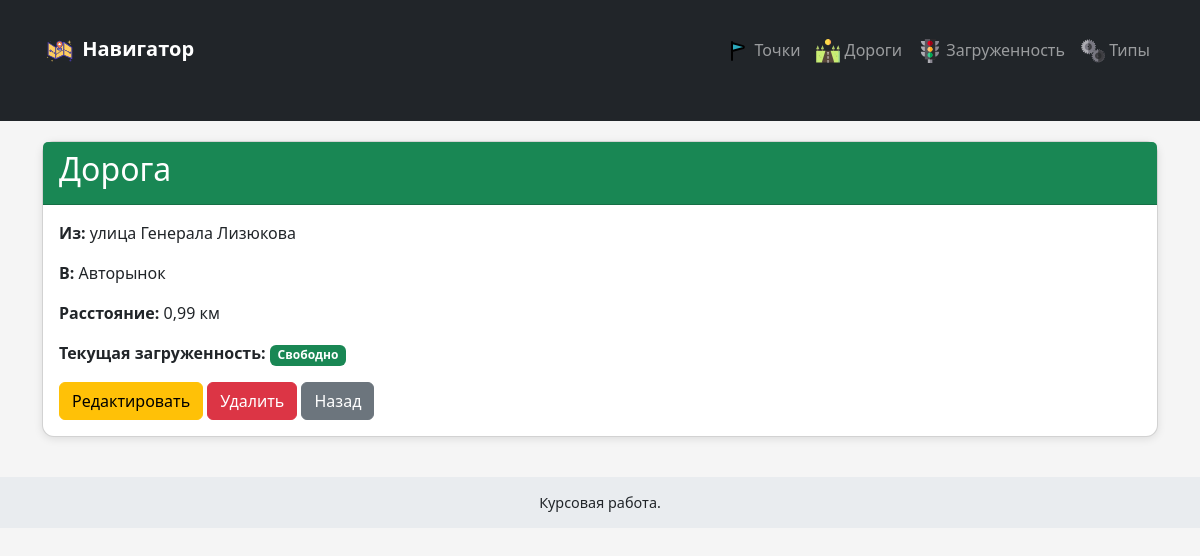
/roads/49/, run on the app's committed database.
### traffic/models.py (models this page shows, shortened)
class RoadSegment(models.Model):
    point_a = models.ForeignKey(Location, on_delete=models.CASCADE, related_name='road_segment_start', verbose_name="Точка А")
    point_b = models.ForeignKey(Location, on_delete=models.CASCADE, related_name='road_segment_end', verbose_name="Точка B")
    distance_km = models.FloatField(verbose_name="Расстояние (км)")
    class Meta:
        verbose_name = 'Отрезок пути'
        verbose_name_plural = 'Отрезки пути'
        unique_together = ('point_a', 'point_b')

class Location(models.Model):
    name = models.CharField(max_length=100, verbose_name="Название")
    latitude = models.FloatField(verbose_name="Широта")
    longitude = models.FloatField(verbose_name="Долгота")
    class Meta:
        verbose_name = 'Населённый пункт'
        verbose_name_plural = 'Населённые пункты'
        unique_together = ('latitude', 'longitude')

class Traffic(models.Model):
    road_segment = models.OneToOneField(
        RoadSegment,
        on_delete=models.CASCADE,
        related_name='traffic',
        verbose_name="Отрезок пути"
    )
    congestion_type = models.ForeignKey(CongestionType, on_delete=models.PROTECT, verbose_name="Тип загруженности")
    last_updated = models.DateTimeField(auto_now=True, verbose_name="Последнее обновление")
    class Meta:
        verbose_name = 'Загруженность дороги'
        verbose_name_plural = 'Загруженность дорог'

class CongestionType(models.Model):
    name = models.CharField(max_length=50, verbose_name="Название типа")
    time_coefficient = models.FloatField(default=1.0, verbose_name="Коэффициент времени")
    class Meta:
        verbose_name = 'Тип загруженности'
        verbose_name_plural = 'Типы загруженности'

### traffic/views.py (the view, shortened to what this page needs)
    def handler(request, pk=None):
        if pk is not None:
            obj = get_object_or_404(model, pk=pk)
            if model == Traffic:
                obj = get_object_or_404(Traffic.objects.select_related('road_segment', 'congestion_type'), pk=pk)
            elif model == RoadSegment:
                obj = get_object_or_404(RoadSegment.objects.select_related('point_a', 'point_b', 'traffic__congestion_type'), pk=pk)
            return render(request, f'traffic/detail_{template_base}.html', {template_base: obj})

### traffic/views.py (called while the page is built, shortened)
def create_crud_handler(model, form_class, template_base, serialize_func=None):
    def handler(request, pk=None):
        if pk is not None:
            obj = get_object_or_404(model, pk=pk)
            if model == Traffic:
                obj = get_object_or_404(Traffic.objects.select_related('road_segment', 'congestion_type'), pk=pk)
            elif model == RoadSegment:
                obj = get_object_or_404(RoadSegment.objects.select_related('point_a', 'point_b', 'traffic__congestion_type'), pk=pk)
            return render(request, f'traffic/detail_{template_base}.html', {template_base: obj})
    return handler

### traffic/templates/traffic/detail_road.html (shortened to what this page needs)
{% extends 'traffic/layout.html' %}
{% block content %}
<div class="card">
    <div class="card-header bg-success text-white">
        <h2>Дорога</h2>
    </div>
    <div class="card-body">
        <p><strong>Из:</strong> {{ road.point_a.name }}</p>
        <p><strong>В:</strong> {{ road.point_b.name }}</p>
        <p><strong>Расстояние:</strong> {{ road.distance_km }} км</p>
        {% if road.traffic %}
            <p><strong>Текущая загруженность:</strong>
                <span class="badge
                    {% if road.traffic.congestion_type.name == 'Свободно' %}bg-success
                    {% elif road.traffic.congestion_type.name == 'Затор' %}bg-warning
                    {% elif road.traffic.congestion_type.name == 'Пробка' %}bg-danger
                    {% else %}bg-secondary
                    {% endif %}">
                    {{ road.traffic.congestion_type.name }}
                </span>
            </p>
        {% endif %}
        <a href="{% url 'road_update' road.id %}" class="btn btn-warning">Редактировать</a>
        <a href="{% url 'road_delete' road.id %}" class="btn btn-danger">Удалить</a>
        <a href="{% url 'roads' %}" class="btn btn-secondary">Назад</a>
    </div>
</div>
{% endblock %}

### traffic/templates/traffic/layout.html (style rules this page uses)
body { background-color: #f5f5f5; }
.card { margin-top: 20px; border-radius: 12px; box-shadow: 0 2px 8px rgba(0,0,0,0.1); }

### data on the page
RoadSegment: point_a.name "улица Генерала Лизюкова", point_b.name "Авторынок", distance_km "0,99", traffic.congestion_type.name "Свободно"
